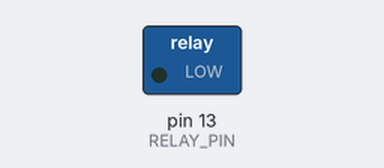
The sketch below on a simulated Arduino Uno, built with avr-gcc and run on an emulated ATmega328P. On the bench: switched loads named in the sketch (green lamp = pin HIGH).

Above: at 15.0 s.
At 30.5 s:
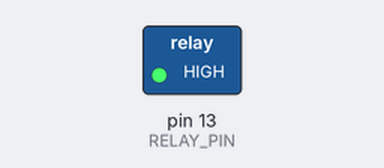
Timing chart, 0 to 40.3 s (numbered marks = the images above):
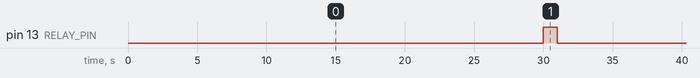

The sketch:

solenoid.ino
```cpp
#define RELAY_PIN 13  // GPIO pin connected to the relay module

void setup() {
    pinMode(RELAY_PIN, OUTPUT);
    digitalWrite(RELAY_PIN, HIGH); // Initially OFF (Active LOW Relay)
}

void loop() {
    digitalWrite(RELAY_PIN, LOW);  // Turn ON solenoid valve
    delay(30000);  // Keep it ON for 5 seconds

    digitalWrite(RELAY_PIN, HIGH); // Turn OFF solenoid valve
    delay(1000);  // Wait for 5 seconds
}
```

Measured:
- by itself, pin 13 (RELAY_PIN): alternates HIGH for 1.0 s and LOW for 30.0 s
